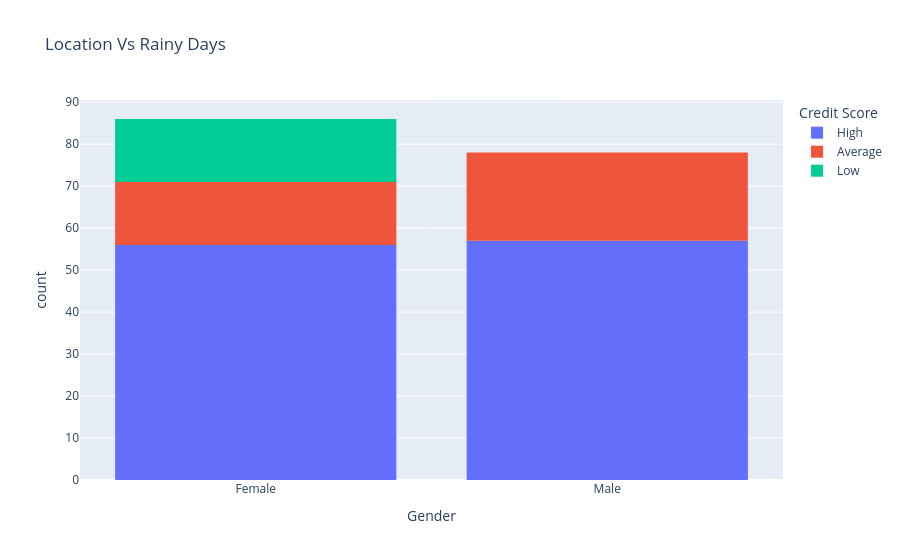

Write notebook code for a chart like this one.
### Code cell
fig = px.histogram(df,x='Gender', title='Location Vs Rainy Days', color='Credit Score')
fig.show()

df.Education.unique()

### Figure 1 — Plotly figure (JSON) as saved in the notebook; plotly's stock layout.template omitted (floating-point values rounded to 4 significant figures)
{"data": [{"bingroup": "x", "hovertemplate": "Credit Score=High<br>Gender=%{x}<br>count=%{y}<extra></extra>", "legendgroup": "High", "marker": {"color": "#636efa", "pattern": {"shape": ""}}, "name": "High", "orientation": "v", "showlegend": true, "type": "histogram", "x": ["Female", "Male", "Female", "Male", "Female", "Male", "Female", "Male", "Female", "Male", "Female", "Male", "Female", "Male", "Female", "Male", "Female", "Male", "Female", "Male", "Female", "Male", "Female", "Male", "Female", "Male", "Female", "Male", "Female", "Male", "Female", "Male", "Female", "Male", "Female", "Male", "Female", "Male", "Female", "Male", "Female", "Male", "Female", "Male", "Female", "Male", "Female", "Male", "Female", "Male", "Female", "Male", "Female", "Male", "Female", "Male", "Female", "Male", "Female", "Male", "Female", "Male", "Female", "Male", "Female", "Male", "Female", "Male", "Female", "Male", "Female", "Male", "Female", "Male", "Female", "Male", "Female", "Male", "Female", "Male", "Female", "Male", "Female", "Male", "Female", "Male", "Female", "Male", "Female", "Female", "Male", "Male", "Male", "Male", "Female", "Male", "Female", "Male", "Female", "Male", "Female", "Male", "Female", "Male", "Female", "Male", "Female", "Male", "Female", "Male", "Female", "Male", "Female"], "xaxis": "x", "yaxis": "y"}, {"bingroup": "x", "hovertemplate": "Credit Score=Average<br>Gender=%{x}<br>count=%{y}<extra></extra>", "legendgroup": "Average", "marker": {"color": "#EF553B", "pattern": {"shape": ""}}, "name": "Average", "orientation": "v", "showlegend": true, "type": "histogram", "x": ["Female", "Male", "Male", "Male", "Male", "Female", "Female", "Male", "Male", "Male", "Male", "Female", "Female", "Female", "Male", "Male", "Male", "Male", "Female", "Female", "Female", "Male", "Male", "Male", "Male", "Female", "Female", "Male", "Female", "Female", "Female", "Female", "Male", "Male", "Male", "Male"], "xaxis": "x", "yaxis": "y"}, {"bingroup": "x", "hovertemplate": "Credit Score=Low<br>Gender=%{x}<br>count=%{y}<extra></extra>", "legendgroup": "Low", "marker": {"color": "#00cc96", "pattern": {"shape": ""}}, "name": "Low", "orientation": "v", "showlegend": true, "type": "histogram", "x": ["Female", "Female", "Female", "Female", "Female", "Female", "Female", "Female", "Female", "Female", "Female", "Female", "Female", "Female", "Female"], "xaxis": "x", "yaxis": "y"}], "layout": {"barmode": "relative", "legend": {"title": {"text": "Credit Score"}, "tracegroupgap": 0}, "title": {"text": "Location Vs Rainy Days"}, "xaxis": {"anchor": "y", "domain": [0, 1], "title": {"text": "Gender"}}, "yaxis": {"anchor": "x", "domain": [0, 1], "title": {"text": "count"}}}}
